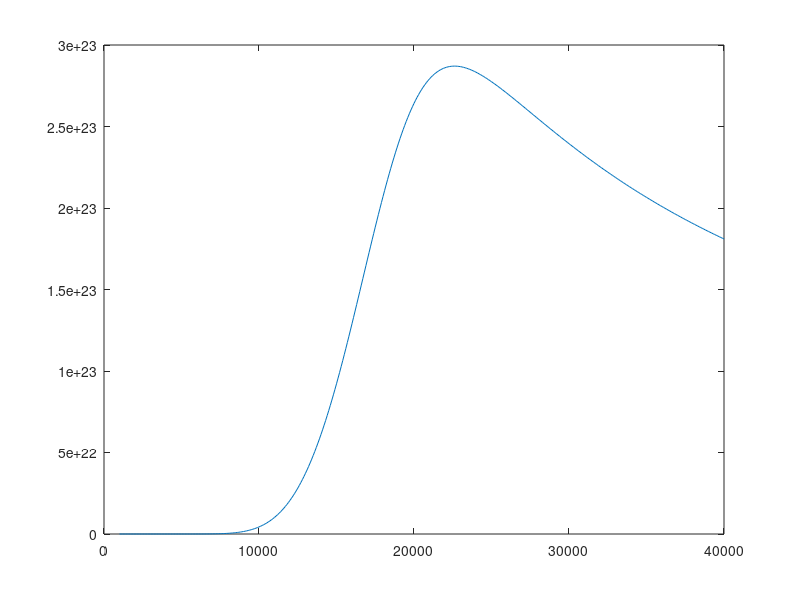

Here is the MATLAB script that generated this plot:
%PLASMA ABSORPTION

% constants
kb=1.38*10^(-23); hs=1.054*10^(-34); h=hs*2*pi; e=1.602*10^(-19);
me=9.109*10^(-31); c0=2.997*10^8; ce=0.5772;
eps0=8.854*10^(-12);
pa=10^5;

c1=2*pi*me*kb; c1 = c1^1.5; c1 = c1/h/h/h;
d1=e^6/6/sqrt(3)/hs/me/me/c0/eps0^3*sqrt(me/2/pi/kb)*sqrt(3)/pi;
d3=kb/hs*4*exp(-ce);
aib=0;

fprintf(1,'c1 %3.2e    diff %3.2e\n',c1,c1/(2.409*10^21));

clear T1 ni1 aib1; 

%mat data - activate the one you use
%Wi=7.9*e; Z=26; %Fe
%Wi=7.6*e; Z=28; %Ni
%Wi=6.8*e; Z=24; %Cr
%Wi=11.3*e; Z=6; %C
Wi=15.8*e; Z=18; %Ar
%Wi=24.6*e; Z=2; %He
%Wi=13.6*e; Z=8; %O
%Wi=14.5*e; Z=7; %N

lambda=10.6*10^-6; %CO2-laser
%lambda=1.070*10^-6; %Fibre-laser
wL=c0/lambda*2*pi;

i=0;
for T=1000:100:40000
    i=i+1;
    n0=pa/kb/T;
    c2=exp(-Wi/kb/T);
    c3=T^1.5;
    c4=c1*c2*c3;
    p=c4; q=-n0*c4;
    ni=-p/2+sqrt(p*p/4-q); nn=n0-ni; ionperc=ni/n0; 


    T1(i)=T; ion(i)=ionperc; ni1(i)=ni; aib1(i)=aib;
    fprintf(1,'T %4.0f   ni %3.2e   ioniz %3.0f [prc]   aib %3.2f [1/cm]  A %3.2f [prc]\n',T,ni,ionperc*100,ion/100,(1-exp(-aib*10^-3))*100);
end

%outpt plot - activate the one you choose 
% for plotting two curves: plot(T1,ni1,T1,ni2);
hold off; %or: 'hold all' for multiple curves or 'hold off' for a single graph

plot(T1,ni1); 
%plot(T1,aib1);

hold all;
